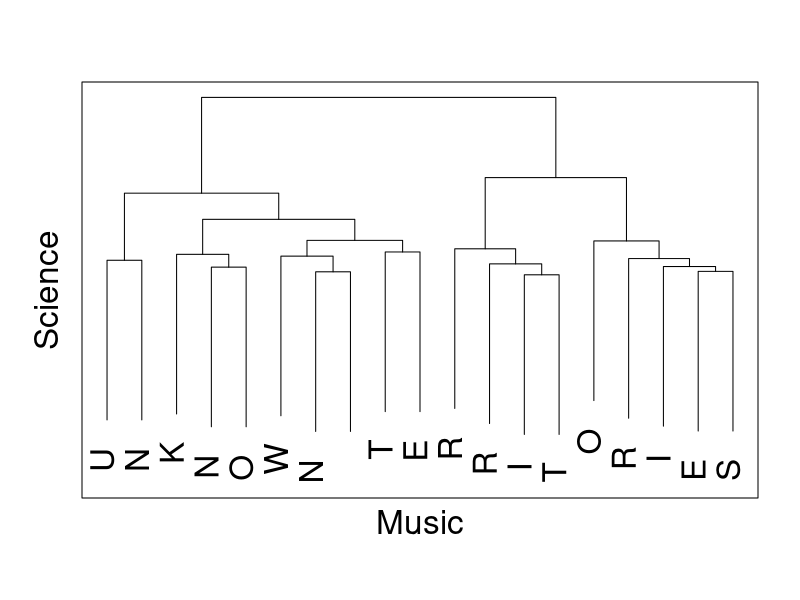

R code for this plot:
## ---- chunk 1
library(ggplot2)
dat <- read.csv("data/TU.csv",stringsAsFactors=TRUE, header=TRUE)
vars.to.use <- colnames(dat)[1:6]
pmatrix <- scale(dat[,vars.to.use])
pcenter <- attr(pmatrix, "scaled:center")
pscale <- attr(pmatrix, "scaled:scale")

d <- dist(pmatrix, method="euclidean")
pfit <- hclust(d, method="ward.D")
plot(pfit, labels=dat$location,main="", hang = .9,sub = "",mgp=c(1,1,0),axes = FALSE,cex=2, xlab="Music", ylab="Science", cex.lab=2)
box()
